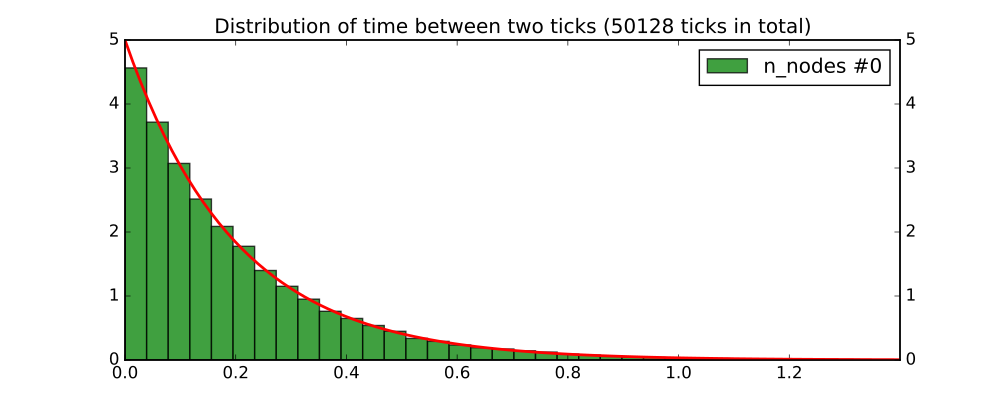

The script that drew this image:
from pylab import rcParams
from mlpp.simulation import SimuPoissonProcess

rcParams['figure.figsize'] = 10, 4
run_time = 10000
intensity = 5

# We define a 1 dimensional homogeneous Poisson process
poi = SimuPoissonProcess(intensity, end_time=run_time)

# We launch the process during t = runtime
poi.simulate()
poi.plot(style='hist')
